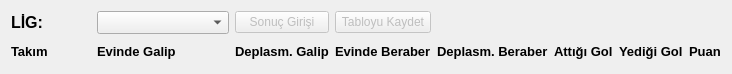
<?xml version="1.0" encoding="UTF-8"?>
<ui version="4.0">
 <class>mainForm</class>
 <widget class="QWidget" name="mainForm">
  <property name="geometry">
   <rect>
    <x>0</x>
    <y>0</y>
    <width>725</width>
    <height>74</height>
   </rect>
  </property>
  <property name="sizePolicy">
   <sizepolicy hsizetype="Preferred" vsizetype="Preferred">
    <horstretch>0</horstretch>
    <verstretch>0</verstretch>
   </sizepolicy>
  </property>
  <property name="windowTitle">
   <string>İddia Ana Ekran</string>
  </property>
  <layout class="QHBoxLayout" name="horizontalLayout">
   <item>
    <layout class="QGridLayout" name="gridLayout">
     <item row="1" column="4">
      <widget class="QLabel" name="label_6">
       <property name="font">
        <font>
         <pointsize>10</pointsize>
         <weight>75</weight>
         <bold>true</bold>
        </font>
       </property>
       <property name="text">
        <string>Deplasm. Beraber</string>
       </property>
      </widget>
     </item>
     <item row="1" column="6">
      <widget class="QLabel" name="label_8">
       <property name="font">
        <font>
         <pointsize>10</pointsize>
         <weight>75</weight>
         <bold>true</bold>
        </font>
       </property>
       <property name="text">
        <string>Yediği Gol</string>
       </property>
      </widget>
     </item>
     <item row="1" column="5">
      <widget class="QLabel" name="label_7">
       <property name="font">
        <font>
         <pointsize>10</pointsize>
         <weight>75</weight>
         <bold>true</bold>
        </font>
       </property>
       <property name="text">
        <string>Attığı Gol</string>
       </property>
      </widget>
     </item>
     <item row="0" column="2">
      <widget class="QPushButton" name="resEntryButton">
       <property name="enabled">
        <bool>false</bool>
       </property>
       <property name="text">
        <string>Sonuç Girişi</string>
       </property>
      </widget>
     </item>
     <item row="1" column="1">
      <widget class="QLabel" name="label_3">
       <property name="font">
        <font>
         <pointsize>10</pointsize>
         <weight>75</weight>
         <bold>true</bold>
        </font>
       </property>
       <property name="text">
        <string>Evinde Galip</string>
       </property>
      </widget>
     </item>
     <item row="1" column="2">
      <widget class="QLabel" name="label_4">
       <property name="font">
        <font>
         <pointsize>10</pointsize>
         <weight>75</weight>
         <bold>true</bold>
        </font>
       </property>
       <property name="text">
        <string>Deplasm. Galip</string>
       </property>
      </widget>
     </item>
     <item row="0" column="0">
      <widget class="QLabel" name="label">
       <property name="font">
        <font>
         <pointsize>12</pointsize>
         <weight>75</weight>
         <bold>true</bold>
        </font>
       </property>
       <property name="text">
        <string>LİG:</string>
       </property>
      </widget>
     </item>
     <item row="0" column="1">
      <widget class="QComboBox" name="selectComboBox">
       <property name="font">
        <font>
         <pointsize>10</pointsize>
        </font>
       </property>
       <property name="currentText">
        <string/>
       </property>
       <property name="currentIndex">
        <number>-1</number>
       </property>
       <item>
        <property name="text">
         <string>Türkiye Süper Lig</string>
        </property>
       </item>
      </widget>
     </item>
     <item row="1" column="3">
      <widget class="QLabel" name="label_5">
       <property name="font">
        <font>
         <pointsize>10</pointsize>
         <weight>75</weight>
         <bold>true</bold>
        </font>
       </property>
       <property name="text">
        <string>Evinde Beraber</string>
       </property>
      </widget>
     </item>
     <item row="0" column="3">
      <widget class="QPushButton" name="saveButton">
       <property name="enabled">
        <bool>false</bool>
       </property>
       <property name="text">
        <string>Tabloyu Kaydet</string>
       </property>
      </widget>
     </item>
     <item row="1" column="0">
      <widget class="QLabel" name="label_2">
       <property name="minimumSize">
        <size>
         <width>80</width>
         <height>0</height>
        </size>
       </property>
       <property name="font">
        <font>
         <pointsize>10</pointsize>
         <weight>75</weight>
         <bold>true</bold>
        </font>
       </property>
       <property name="text">
        <string>Takım</string>
       </property>
      </widget>
     </item>
     <item row="1" column="7">
      <widget class="QLabel" name="label_9">
       <property name="font">
        <font>
         <pointsize>10</pointsize>
         <weight>75</weight>
         <bold>true</bold>
        </font>
       </property>
       <property name="text">
        <string>Puan</string>
       </property>
      </widget>
     </item>
    </layout>
   </item>
  </layout>
 </widget>
 <resources/>
 <connections>
  <connection>
   <sender>selectComboBox</sender>
   <signal>currentIndexChanged(QString)</signal>
   <receiver>mainForm</receiver>
   <slot>selectLig()</slot>
   <hints>
    <hint type="sourcelabel">
     <x>175</x>
     <y>18</y>
    </hint>
    <hint type="destinationlabel">
     <x>302</x>
     <y>7</y>
    </hint>
   </hints>
  </connection>
  <connection>
   <sender>resEntryButton</sender>
   <signal>clicked()</signal>
   <receiver>mainForm</receiver>
   <slot>resEntry()</slot>
   <hints>
    <hint type="sourcelabel">
     <x>236</x>
     <y>21</y>
    </hint>
    <hint type="destinationlabel">
     <x>75</x>
     <y>5</y>
    </hint>
   </hints>
  </connection>
  <connection>
   <sender>saveButton</sender>
   <signal>clicked()</signal>
   <receiver>mainForm</receiver>
   <slot>saveTable()</slot>
   <hints>
    <hint type="sourcelabel">
     <x>402</x>
     <y>23</y>
    </hint>
    <hint type="destinationlabel">
     <x>444</x>
     <y>3</y>
    </hint>
   </hints>
  </connection>
 </connections>
 <slots>
  <slot>selectLig()</slot>
  <slot>resEntry()</slot>
  <slot>saveTable()</slot>
 </slots>
</ui>
